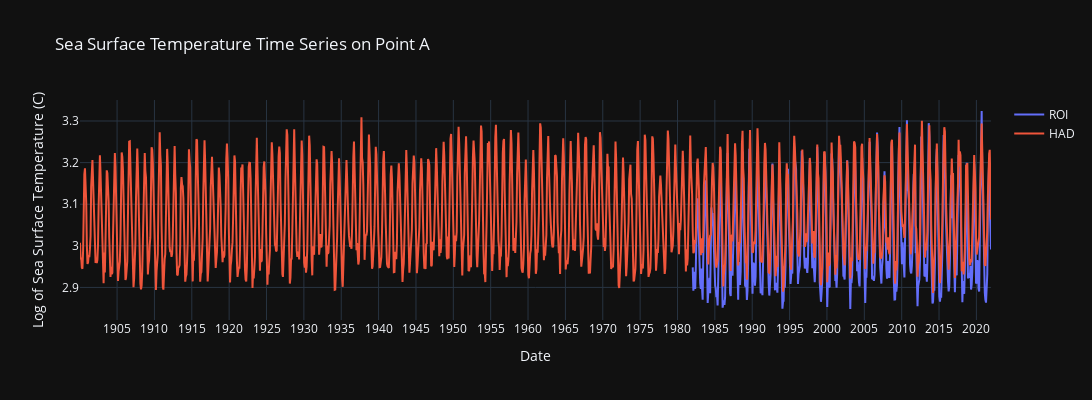
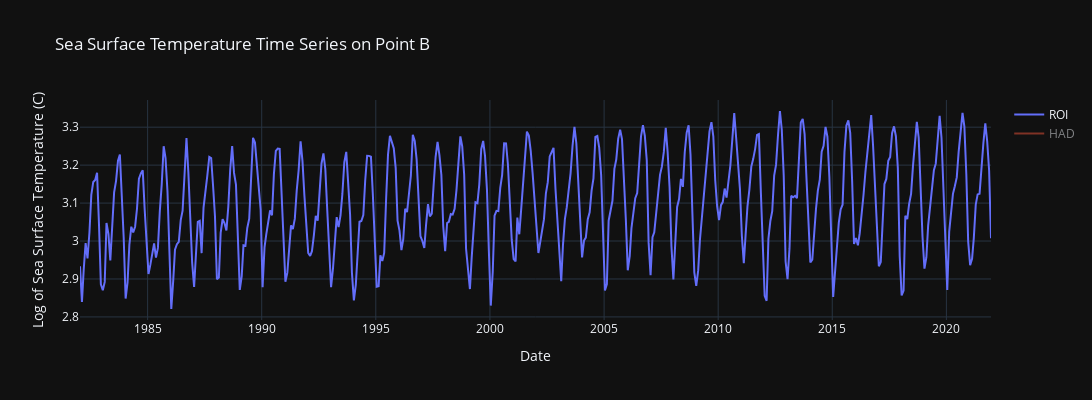
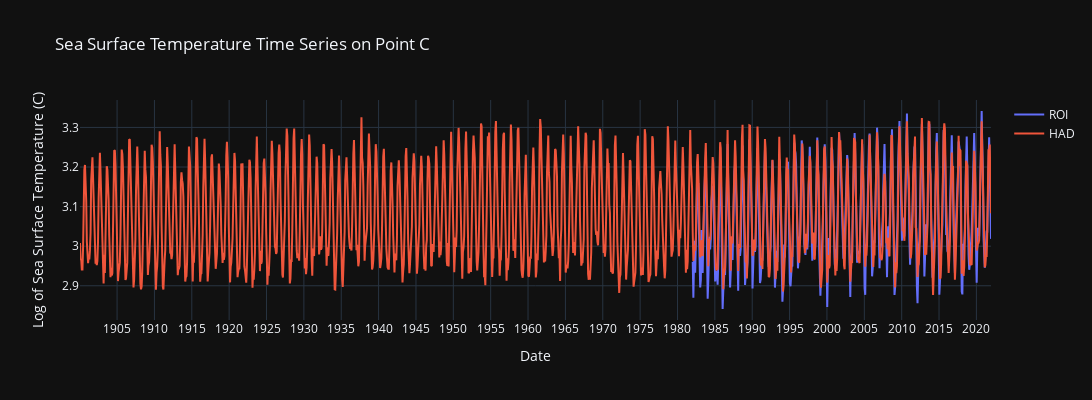

Notebook cell for these charts, in order:
### Markdown cell above
#### Comparison of all datasets: 1 graph per geopoint (A,B,C) and 2 lineplots per graph (ROI, HAD)

### Code cell
import plotly.graph_objs as go
import math

# Loop through each geopoint
for point in geopoint:
    df_roi = geopoint[point]['sst_roi']
    df_had = geopoint[point]['sst_had']
    # create traces for each dataset
    trace1 = go.Scatter(x=df_roi['DATE-YMD'], y=df_roi['Reynolds Temp (C)'].apply(math.log), mode='lines', name='ROI')
    trace2 = go.Scatter(x=df_had['DATE-YMD'], y=df_had['Hadley Temp (C)'].apply(math.log), mode='lines', name='HAD')
    # create layout for the plot
    layout = go.Layout(title=f'Sea Surface Temperature Time Series on Point {point}',
                       xaxis=dict(title='Date', dtick='M60'),
                       yaxis=dict(title='Log of Sea Surface Temperature (C)'),
                       height = 400, width=1200,
                       template='plotly_dark')
    # create figure object and plot the traces
    fig = go.Figure(data=[trace1, trace2], layout=layout)
    fig.show()

### Figure 1 — Plotly figure (JSON) as saved in the notebook; plotly's stock layout.template omitted (floating-point values rounded to 4 significant figures; data arrays with more than 128 entries replaced by an {"elided": "..."} marker saying what was removed)
{"data": [{"mode": "lines", "name": "ROI", "type": "scatter", "x": {"elided": "480 str values"}, "y": {"elided": "480 float values"}}, {"mode": "lines", "name": "HAD", "type": "scatter", "x": {"elided": "1464 str values"}, "y": {"elided": "1464 float values"}}], "layout": {"height": 400, "title": {"text": "Sea Surface Temperature Time Series on Point A"}, "width": 1200, "xaxis": {"autorange": true, "dtick": "M60", "range": ["1900-01-15", "2021-12-15"], "title": {"text": "Date"}, "type": "date"}, "yaxis": {"autorange": true, "range": [2.822, 3.351], "title": {"text": "Log of Sea Surface Temperature (C)"}, "type": "linear"}}}

### Figure 2 — Plotly figure (JSON) as saved in the notebook; plotly's stock layout.template omitted (floating-point values rounded to 4 significant figures; data arrays with more than 128 entries replaced by an {"elided": "..."} marker saying what was removed)
{"data": [{"mode": "lines", "name": "ROI", "type": "scatter", "x": {"elided": "480 str values"}, "y": {"elided": "480 float values"}}, {"mode": "lines", "name": "HAD", "type": "scatter", "visible": "legendonly", "x": {"elided": "1464 str values"}, "y": {"elided": "1464 float values"}}], "layout": {"height": 400, "title": {"text": "Sea Surface Temperature Time Series on Point B"}, "width": 1200, "xaxis": {"autorange": true, "dtick": "M60", "range": ["1982-01-15", "2021-12-15"], "title": {"text": "Date"}, "type": "date"}, "yaxis": {"autorange": true, "range": [2.792, 3.372], "title": {"text": "Log of Sea Surface Temperature (C)"}, "type": "linear"}}}

### Figure 3 — Plotly figure (JSON) as saved in the notebook; plotly's stock layout.template omitted (floating-point values rounded to 4 significant figures; data arrays with more than 128 entries replaced by an {"elided": "..."} marker saying what was removed)
{"data": [{"mode": "lines", "name": "ROI", "type": "scatter", "x": {"elided": "480 str values"}, "y": {"elided": "480 float values"}}, {"mode": "lines", "name": "HAD", "type": "scatter", "x": {"elided": "1464 str values"}, "y": {"elided": "1464 float values"}}], "layout": {"height": 400, "title": {"text": "Sea Surface Temperature Time Series on Point C"}, "width": 1200, "xaxis": {"autorange": true, "dtick": "M60", "range": ["1900-01-15", "2021-12-15"], "title": {"text": "Date"}, "type": "date"}, "yaxis": {"autorange": true, "range": [2.814, 3.369], "title": {"text": "Log of Sea Surface Temperature (C)"}, "type": "linear"}}}
